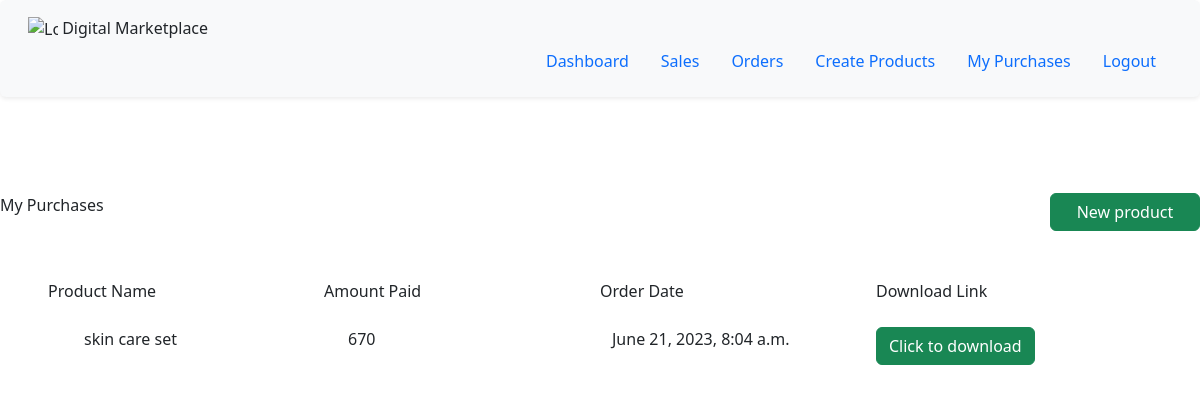
The page /purchases/ (signed in) on the database its author committed.
### myapp/models.py (models this page shows, shortened)
class OrderDetail(models.Model):
    customer_email = models.EmailField(null=True,blank=True)
    product = models.ForeignKey(Product,on_delete=models.CASCADE)
    amount = models.IntegerField()
    stripe_payment_intent = models.CharField(max_length=200,null=True,blank=True)
    has_paid = models.BooleanField(default=False)
    created_on = models.DateTimeField(auto_now_add=True)
    updated_on = models.DateTimeField(auto_now_add=True)

class Product(models.Model):
    seller = models.ForeignKey(User,on_delete=models.CASCADE)
    product_category = models.ForeignKey(ProductCategory, on_delete=models.CASCADE,null=True,blank=True)
    name = models.CharField(max_length=200,null=True,blank=True)
    description = models.CharField(max_length=200,null=True,blank=True)
    price = models.FloatField(null=True,blank=True)
    product_image = models.FileField(upload_to='uploads',null=True,blank=True)
    total_sales_amount = models.IntegerField(default=0)
    total_sales = models.IntegerField(default=0)

### myapp/views.py (the view)
# urls.py: path('purchases/',views.my_purchases,name='purchases'),
def my_purchases(request):
    orders = OrderDetail.objects.filter(customer_email=request.user.email)
    return render(request,'myapp/purchases.html',{'orders':orders})

### myapp/templates/myapp/purchases.html (shortened to what this page needs)
{% extends 'myapp/base.html' %}
{% block body %}
<div class="d-flex justify-content-between">
    <div class="ml-5 mt-5  ">My Purchases</div>
    <div class="ml-5 mt-5">
        <a class="btn btn-success mr-auto" style="width:150px" href="{% url 'createproduct' %}">New product</a>
    </div>
</div>
<div class="order-container  p-10 m-5 ">
    <div class="order-header d-flex justifiy-content-between">
        <div class="col">
            Product Name
        </div>
        <div class="col">
            Amount Paid
        </div>
        <div class="col">
            Order Date
        </div>
        <div class="col">
            Download Link
        </div>
    </div>
    {% for order in orders %}
    <div class=" row d-flex  m-3 p-2 ">
        <div class="col">
            {{order.product.name}}
        </div>
        <div class="col">
            {{order.amount}}
        </div>
        <div class="col">
            {{order.created_on}}
        </div>
        <div class="col">
            <a class="btn btn-success" href="{{order.product.product_image.url}}" download>Click to download</a>
        </div>
    </div>
</div>
{% endfor %}
{% endblock %}

### rows shown on the page
OrderDetail: product.name "skin care set", amount "670", created_on "June 21, 2023, 8:04 a.m."
